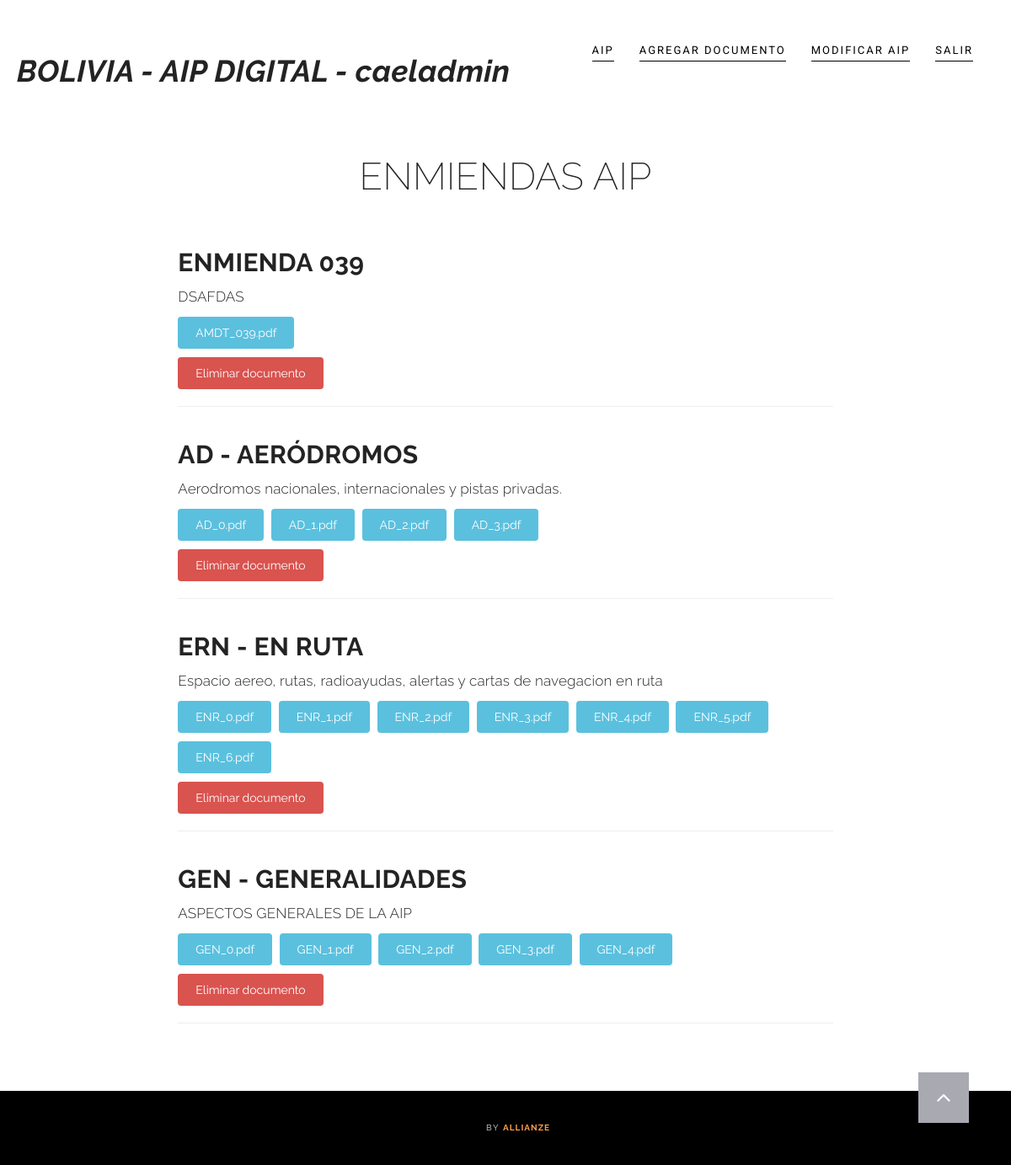
Page /my-documents/ (signed in) on the committed database.
### documents/models.py (models this page shows, shortened)
class Document(models.Model):
	uploaded_by	= models.ForeignKey(User, on_delete=models.CASCADE,)
	title 		= models.CharField(max_length=120, null=False, blank=False)
	description = models.TextField(null=True, blank=True)
	timestamp	= models.DateTimeField(auto_now_add=True)
	updated		= models.DateTimeField(auto_now=True)
	slug 		= models.SlugField(null=True, blank=True)

class DocumentUpload(models.Model):
	document_id		= models.IntegerField(default=0)
	name			= models.CharField(max_length=120, null=True, blank=True)
	document_url 	= models.FileField(null=True, blank=True)
	def __str__(self):
		return str(self.document_url)

### documents/views.py (the view)
# urls.py: url(r'^my-documents/$', user_documents, name='user_doc'),
@login_required()
def user_documents(request):
	template_name = 'documents/user_documents.html'
	queryset1 = Document.objects.filter(uploaded_by=request.user).order_by('-pk')
	queryset2 = DocumentUpload.objects.all()
	cdn = CDN_DOMAIN
	context = {"object_list": queryset1, "document_list":queryset2, "cdn":cdn}
	return render(request, template_name, context)

### documents/templates/documents/user_documents.html
{% extends "base.html" %}
{% load static %}
{% block content %}
		<section>
			<div class="container">
			<div class="row">
				<div class="col-lg-12 text-center">
					<div class="section-title">
						<h2>ENMIENDAS AIP</h2>
					</div>
				</div>
			</div>
			{% for obj in object_list %}
					<div class="row row-0-gutter">
						<div class="col-md-8 col-md-offset-2 col-0-gutter">
							<h2><strong>{{ obj.title }}</strong></h2>
							<p>{{ obj.description }}</p>
							{% for doc in document_list %}
							{% if doc.document_id == obj.id %}
							<a href="/viewerjs/index.html#{{ cdn }}/media/{{ doc.document_url }}" target="_blank">
								<button class="btn btn-info" style="margin: 0 5px 10px 0;">{{doc}}</button>
							</a>
							{% endif %}
							{% endfor %}
							<br>
							{% if request.user.is_authenticated %}
							{% if obj.uploaded_by == request.user %}
							<a href="{% url 'documents:delete' pk=obj.pk %}">
								<button class="btn btn-danger">Eliminar documento</button>
							</a>
							{% endif %}
							{% endif %}
							<hr>
						</div>
					</div>
			{% endfor %}
			</div>
		</section>
{% endblock content %}

### templates/base.html (shortened to what this page needs)
{% load static %}
<!DOCTYPE html>
<html lang="en">
	<head>
		<link href="{% static 'css/bootstrap.min.css' %}" rel="stylesheet">
		<link rel="stylesheet" href="https://maxcdn.bootstrapcdn.com/font-awesome/4.4.0/css/font-awesome.min.css">
		<link href="{% static 'css/style.css' %}" rel="stylesheet">
	</head>
	<body id="page-top">
		<div class="allButFooter">
		<nav class="navbar navbar-default">
			<div class="container">
				<div class="navbar-header page-scroll">
					<a class="navbar-brand page-scroll" href="{% url 'documents:view' %}"><h1><strong><em>BOLIVIA - AIP DIGITAL - {{request.user}}</em></strong></h1></a>
				</div>
				<div class="collapse navbar-collapse" id="bs-example-navbar-collapse-1">
					<ul class="nav navbar-nav navbar-right">
						{% if user.is_authenticated %}
						<li>
							<a class="page-scroll" href="{% url 'documents:view' %}">AIP</a>
						</li>
{% ifnotequal request.user.groups.all.0|stringformat:"s"  "G_SUSCRIPTORES_AIP" %}
						<li>
							<a class="page-scroll" href="{% url 'documents:add' %}">Agregar Documento</a>
						</li>
						<li>
							<a class="page-scroll" href="{% url 'documents:user_doc' %}">Modificar AIP</a>
						</li>
{% endifnotequal %}
						<li>
							<a class="page-scroll" href="{% url 'logout' %}">Salir</a>
						</li>
						{% endif %}
					</ul>
				</div>
		</nav>
		<br>
			{% block content %}
			{% endblock content %}
</div>
		<p id="back-top">
			<a href="#top"><i class="fa fa-angle-up"></i></a>
		</p>
		<footer>
			<div class="container text-center">
				<p>By <a href="https://github.com/caeltarifa/Publicacion_digital.git"><span>Allianze</span></a></p>
			</div>
		</footer>
	</body>
</html>

### static/css/style.css (style rules this page uses)
html, body { margin: 0px; font-family: "Raleway", Sans-serif; }
h1, h2, h3, h4, h5, h6 { font-weight: 200; letter-spacing: 0.4px; font-family: "Raleway", Sans-serif; color: #232323; }
p { font-family: 'Raleway', sans-serif; font-size: 17px; font-weight: 300; line-height: 28px; letter-spacing: 0.2px; color: #252525; }
a, a:hover, a:focus, a:active, a.active { outline: 0; }
@media (min-width: 768px) { section { padding: 150px 0; } }
section { padding: 35px 0 60px; }
.row-0-gutter { margin-left: -13px; margin-right: -13px; }
.col-0-gutter { padding-left: 0; padding-right: 0; }
.navbar-default { background-color: #F1F1F1; border-color: transparent }
.navbar-default .navbar-brand { color: #fff; padding: 5px; }
.navbar-default .navbar-collapse { border-color: rgba(255,255,255,.02) }
.navbar-default .nav li a { font-family: "Roboto",sans-serif; text-transform: uppercase; font-size: 13px; font-weight: 400; letter-spacing: 2px; color: #000; border-bottom: 1px solid; border-color: #000; margin: 10px 15px; padding: 0 0 2px 0; }
@media (min-width:768px) { .navbar-default { background-color: transparent; padding: 40px 0 0px; -webkit-transition:padding .3s; -moz-transition:padding .3s; transition:padding .3s; border:0 } }
@media (min-width:768px) { .navbar-default .navbar-brand { font-size: 2em; -webkit-transition:all .3s; -moz-transition:all .3s; transition:all .3s padding: 0px; } }
@media (min-width:768px) { .navbar-nav>li>a { padding-top: 15px; padding-bottom: 4px; } }
.section-title { padding-bottom: 30px; }
.section-title h2 { font-size: 45px; text-transform: uppercase; }
.allButFooter { min-height: calc(100vh - 95px); }
footer { padding: 30px; background-color: #000; }
footer p { color: #B7B7B7; margin: 0; font-size: 10px; text-transform: uppercase; font-weight: 500; letter-spacing: 1.6px; }
footer p a { color: #fff; }
footer p a span { color: #FF9F46; font-size: 10px; letter-spacing: 1px; font-weight: 700; }
.btn { display: inline-block; padding: 8px 20px; margin-bottom: 0; font-size: 14px; font-weight: 400; line-height: 1.42857143; text-align: center; white-space: nowrap; vertical-align: middle; -ms-touch-action: manipulation; touch-action: manipulation; cursor: pointer; -webkit-user-select: none; -moz-user-select: none; -ms-user-select: none; user-select: none; background-image: none; border: 1px solid transparent; border-radius: 4px; }
#back-top { position: fixed; z-index: 1000; bottom: 40px; right: 50px; }
#back-top a { width: 60px; height: 60px; display: block; text-align: center; font: 11px/100% Arial, Helvetica, sans-serif; text-transform: uppercase; text-decoration: none; color: #FFFFFF; background: #A9A9B1; -webkit-transition: 1s; -moz-transition: 1s; transition: 1s; }
#back-top i { margin-top: 15px; font-size: 28px; }

### rows in the picture
Document: title "ENMIENDA 039", description "DSAFDAS", shows "Eliminar documento"
DocumentUpload: document_url "AMDT_039.pdf"
Document: title "AD - AERÓDROMOS", description "Aerodromos nacionales, internacionales y pistas privadas.", shows "Eliminar documento"
DocumentUpload: document_url "AD_0.pdf"
DocumentUpload: document_url "AD_1.pdf"
DocumentUpload: document_url "AD_2.pdf"
DocumentUpload: document_url "AD_3.pdf"
Document: title "ERN - EN RUTA", description "Espacio aereo, rutas, radioayudas, alertas y cartas de navegacion en ruta", shows "Eliminar documento"
DocumentUpload: document_url "ENR_0.pdf"
DocumentUpload: document_url "ENR_1.pdf"
DocumentUpload: document_url "ENR_2.pdf"
DocumentUpload: document_url "ENR_3.pdf"
DocumentUpload: document_url "ENR_4.pdf"
DocumentUpload: document_url "ENR_5.pdf"
DocumentUpload: document_url "ENR_6.pdf"
Document: title "GEN - GENERALIDADES", description "ASPECTOS GENERALES DE LA AIP", shows "Eliminar documento"
DocumentUpload: document_url "GEN_0.pdf"
DocumentUpload: document_url "GEN_1.pdf"
DocumentUpload: document_url "GEN_2.pdf"
DocumentUpload: document_url "GEN_3.pdf"
DocumentUpload: document_url "GEN_4.pdf"

### other values in the picture
{{ request.user }} "caeladmin"
